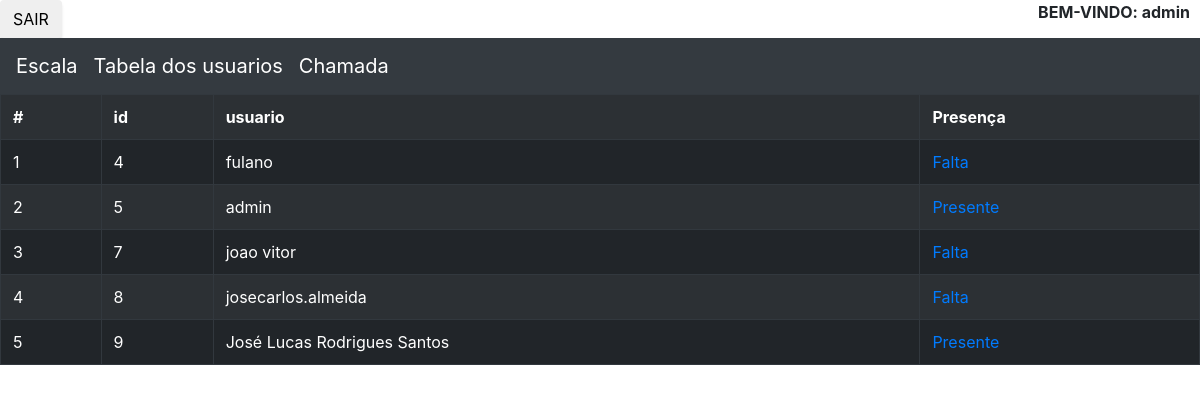
Screenshot of /?pag=7 (signed in) with the database file from the repository.
### tables this page shows
CREATE TABLE `inscrever` (
  `id` int(200) NOT NULL,
  `usuario` varchar(240) NOT NULL,
  `cpf` varchar(50) NOT NULL,
  `presenca` int(12) NOT NULL,
  `senha` varchar(255) NOT NULL,
  `email` varchar(255) NOT NULL,
  `valor` int(100) NOT NULL,
  `voluntario` int(200) NOT NULL
);

### chamada.php (the view, shortened to what this page needs)
<?php
	$sql= "SELECT  * FROM inscrever ";
	$result = mysqli_query($conn,$sql);
	$row =  mysqli_fetch_assoc($result);
$i=0;
  $table= "<table border='1' class='table table-striped table-dark'>
	<tr>
		<th>#</th>
		<th>id</th>
		<th>usuario</th>
		<th>Presença</th>
	</tr>" ;
do{
	$i++;
	$id 	= @$row['id'];
	$usu 	= @$row['usuario'];
	$presenca	= @$row['presenca']==2?"<a href='crud.php?presenca=false&ok_chamada=false&id=$id'>Presente</a>":"<a href='crud.php?presenca=true&ok_chamada=true&id=$id'>Falta</a>";
  $table .= "
	<tr>
		<td>$i</td>
		<td>$id</td>
		<td>$usu</td>
		<td>$presenca</td>
	</tr>";
}
while($row =  mysqli_fetch_assoc($result));
 $table .= "</table>";
	echo $table;
 ?>

### css/style.css (style rules this page uses)
body { background-image: ; transition: background 2s linear, border 3s; margin: 0; padding: 0; height: 100vh; }

### rows the page displays
inscrever: id "4", usuario "fulano"
inscrever: id "5", usuario "admin"
inscrever: id "7", usuario "joao vitor"
inscrever: id "8", usuario "josecarlos.almeida"
inscrever: id "9", usuario "José Lucas Rodrigues Santos"
